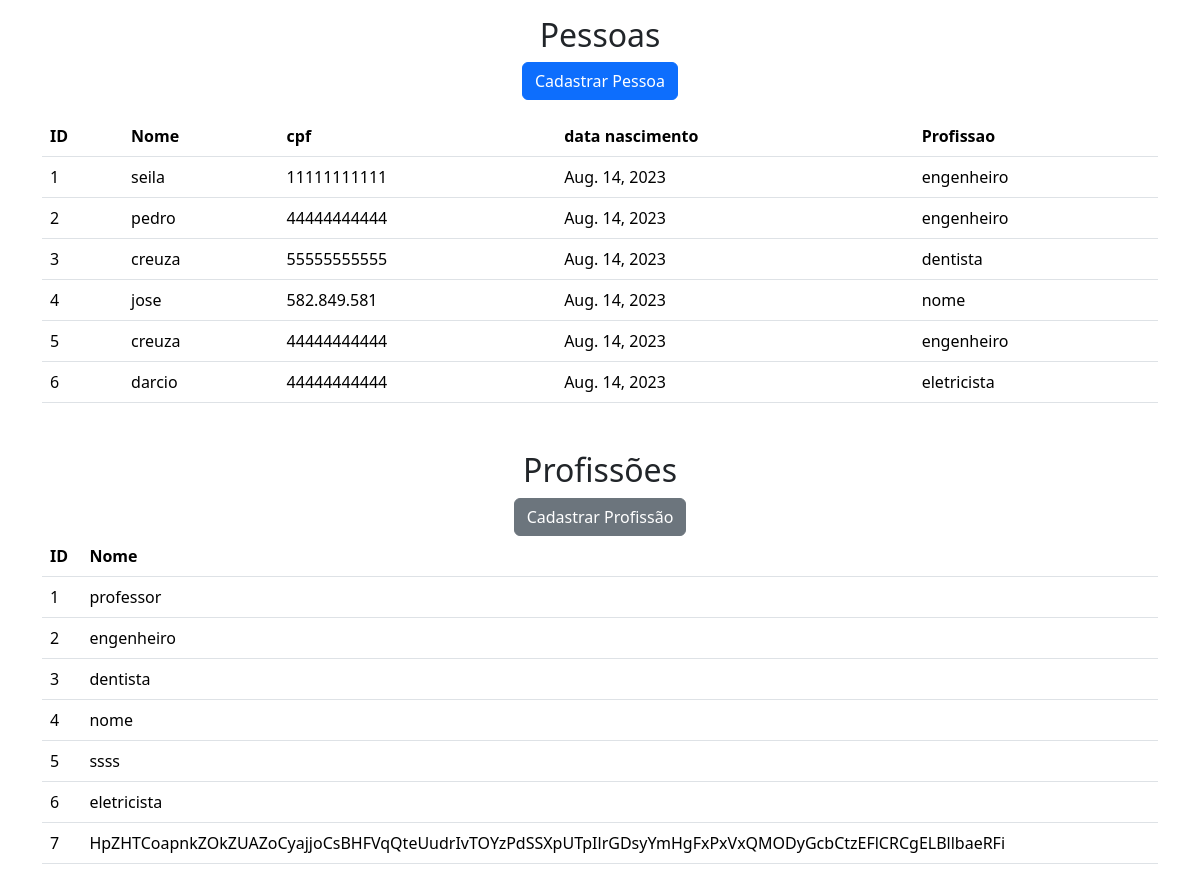
The page / on the database its author committed.
### app1/models.py (models this page shows, shortened)
class Pessoa(models.Model):
    nome = models.CharField(max_length=100)
    cpf = models.CharField(max_length=11)
    data_nascimento = models.DateField()
    profissao = models.ForeignKey(Profissao, null=True, blank=True, on_delete=models.SET_NULL)

class Profissao(models.Model):
    descricao = models.CharField(max_length=100)
    def __str__(self):
        return self.descricao

### app1/views.py (the view)
# urls.py: path('', views.index, name='index'),
def index(request):
    pessoas = Pessoa.objects.all()
    profissoes = Profissao.objects.all()
    return render(request, 'index.html', {'pessoas': pessoas, 'profissoes': profissoes})

### app1/templates/index.html (shortened to what this page needs)
{% load django_bootstrap5 %}
<!DOCTYPE html>
<html lang="en">
<head>
    {% bootstrap_css %}
</head>
<body>
    <div class="container">
        <center >
            <h2 class="mt-3">Pessoas</h2>
            <a href="{% url 'cadastrar_pessoa' %}">
            <button class="btn btn-primary">Cadastrar Pessoa</button>
        </a>
        </center>
        <table class="table mt-3">
            <tr>
                <th>ID</th>
                <th>Nome</th>
                <th>cpf</th>
                <th>data nascimento</th>
                <th>Profissao</th>
            </tr>
            {% for pessoa in pessoas %}
            <tr>
                <td>{{ pessoa.id }}</td>
                <td>{{ pessoa.nome }}</td>
                <td>{{ pessoa.cpf }}</td>
                <td>{{ pessoa.data_nascimento }}</td>
                <td>{{ pessoa.profissao }}</td>
            </tr>
            {% endfor %}
        </table>
        <center>
            <h2 class="mt-5">Profissões</h2>
            <a href="{% url 'cadastrar_profissao' %}">
            <button class="btn btn-secondary">Cadastrar Profissão</button>
        </a>
        </center>
        <table class="table">
            <tr>
                <th>ID</th>
                <th>Nome</th>
            </tr>
            {% for profissao in profissoes %}
            <tr>
                <td>{{ profissao.id }}</td>
                <td>{{ profissao.descricao }}</td>
            </tr>
            {% endfor %}
        </table>
    </div>
</body>
</html>

### rows shown on the page
Pessoa: id "1", nome "seila", cpf "11111111111", data_nascimento "Aug. 14, 2023", profissao "engenheiro"
Pessoa: id "2", nome "pedro", cpf "44444444444", data_nascimento "Aug. 14, 2023", profissao "engenheiro"
Pessoa: id "3", nome "creuza", cpf "55555555555", data_nascimento "Aug. 14, 2023", profissao "dentista"
Pessoa: id "4", nome "jose", cpf "582.849.581", data_nascimento "Aug. 14, 2023", profissao "nome"
Pessoa: id "5", nome "creuza", cpf "44444444444", data_nascimento "Aug. 14, 2023", profissao "engenheiro"
Pessoa: id "6", nome "darcio", cpf "44444444444", data_nascimento "Aug. 14, 2023", profissao "eletricista"
Profissao: id "1", descricao "professor"
Profissao: id "2", descricao "engenheiro"
Profissao: id "3", descricao "dentista"
Profissao: id "4", descricao "nome"
Profissao: id "5", descricao "ssss"
Profissao: id "6", descricao "eletricista"
Profissao: id "7", descricao "HpZHTCoapnkZOkZUAZoCyajjoCsBHFVqQteUudrIvTOYzPdSSXpUTpIlrGDsyYmHgFxPxVxQMODyGcbCtzEFlCRCgELBllbaeRFi"
